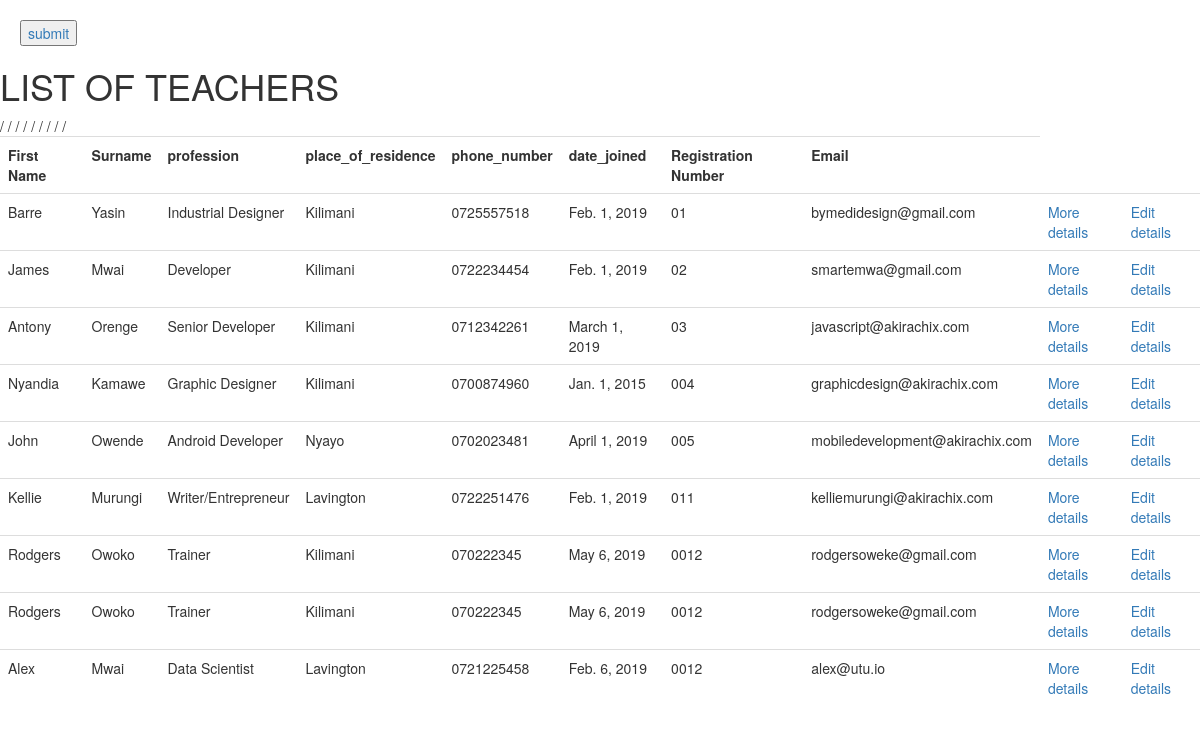
Page /teacher/list/ on the committed database.
### teacher/models.py (models this page shows, shortened)
class Teacher(models.Model):
    first_name=models.CharField(max_length=50)
    last_name=models.CharField(max_length=50)
    place_of_residence=models.CharField(max_length=50)
    phone_number=models.CharField(max_length=50)
    Email=models.EmailField(max_length=50)
    id_number=models.IntegerField()
    profession=models.CharField(max_length = 50)
    registration_number=models.CharField(max_length = 50)
    date_joined=models.DateField()
    image=models.FileField(upload_to="image/",blank=True,null=True)

### teacher/views.py (the view)
# urls.py: path("list/",list_teachers,name="list_teachers"),
def list_teachers(request):
    teachers=Teacher.objects.all()
    return render(request,"list_teachers.html",{"teachers":teachers})

### teacher/templates/list_teachers.html (shortened to what this page needs)
<!DOCTYPE html>
<html>
<head>
	<link rel="stylesheet" href="https://maxcdn.bootstrapcdn.com/bootstrap/3.4.0/css/bootstrap.min.css">
</head>
<body>
    <button type="submit" style="margin-top: 20px; margin-left: 20px;"><a href="/teacher/add/">submit</a></button>
	<div class="Container">
		<h1>LIST OF TEACHERS</h1>
	<div class="table-responsive">
	<table class="table">
		<tbody>
		<tr>
			<th>First Name</th>
			<th>Surname</th>
			<th>profession</th>
			<th>place_of_residence</th>
			<th>phone_number</th>
			<th>date_joined</th>
			<th>Registration Number</th>
			<th>Email</th>
		</tr>
		{% for teacher in teachers %}
		<tr>/
			<td>{{teacher.first_name}}</td>
			<td>{{teacher.last_name}}</td>
			<td>{{teacher.profession}}</td>
			<td>{{teacher.place_of_residence}}</td>
			<td>{{teacher.phone_number}}</td>
			<td>{{teacher.date_joined}}</td>
			<td>{{teacher.registration_number}}</td>
			<td>{{teacher.Email}}</td>
			<td><a href="/teacher/detail/{{teacher.pk}}/">More details</a></td>
			<td><a href="/teacher/edit/{{teacher.pk}}/">Edit details</a></td>
		</tr>
		{% endfor %}
	</tbody>
	</table>
</div>
</body>
</html>

### rows in the picture
Teacher: first_name "Barre", last_name "Yasin", profession "Industrial Designer", place_of_residence "Kilimani", phone_number "0725557518", date_joined "Feb. 1, 2019", registration_number "01", Email "bymedidesign@gmail.com"
Teacher: first_name "James", last_name "Mwai", profession "Developer", place_of_residence "Kilimani", phone_number "0722234454", date_joined "Feb. 1, 2019", registration_number "02", Email "smartemwa@gmail.com"
Teacher: first_name "Antony", last_name "Orenge", profession "Senior Developer", place_of_residence "Kilimani", phone_number "0712342261", date_joined "March 1, 2019", registration_number "03", Email "javascript@akirachix.com"
Teacher: first_name "Nyandia", last_name "Kamawe", profession "Graphic Designer", place_of_residence "Kilimani", phone_number "0700874960", date_joined "Jan. 1, 2015", registration_number "004", Email "graphicdesign@akirachix.com"
Teacher: first_name "John", last_name "Owende", profession "Android Developer", place_of_residence "Nyayo", phone_number "0702023481", date_joined "April 1, 2019", registration_number "005", Email "mobiledevelopment@akirachix.com"
Teacher: first_name "Kellie", last_name "Murungi", profession "Writer/Entrepreneur", place_of_residence "Lavington", phone_number "0722251476", date_joined "Feb. 1, 2019", registration_number "011", Email "kelliemurungi@akirachix.com"
Teacher: first_name "Rodgers", last_name "Owoko", profession "Trainer", place_of_residence "Kilimani", phone_number "070222345", date_joined "May 6, 2019", registration_number "0012", Email "rodgersoweke@gmail.com"
Teacher: first_name "Rodgers", last_name "Owoko", profession "Trainer", place_of_residence "Kilimani", phone_number "070222345", date_joined "May 6, 2019", registration_number "0012", Email "rodgersoweke@gmail.com"
Teacher: first_name "Alex", last_name "Mwai", profession "Data Scientist", place_of_residence "Lavington", phone_number "0721225458", date_joined "Feb. 6, 2019", registration_number "0012", Email "alex@utu.io"
